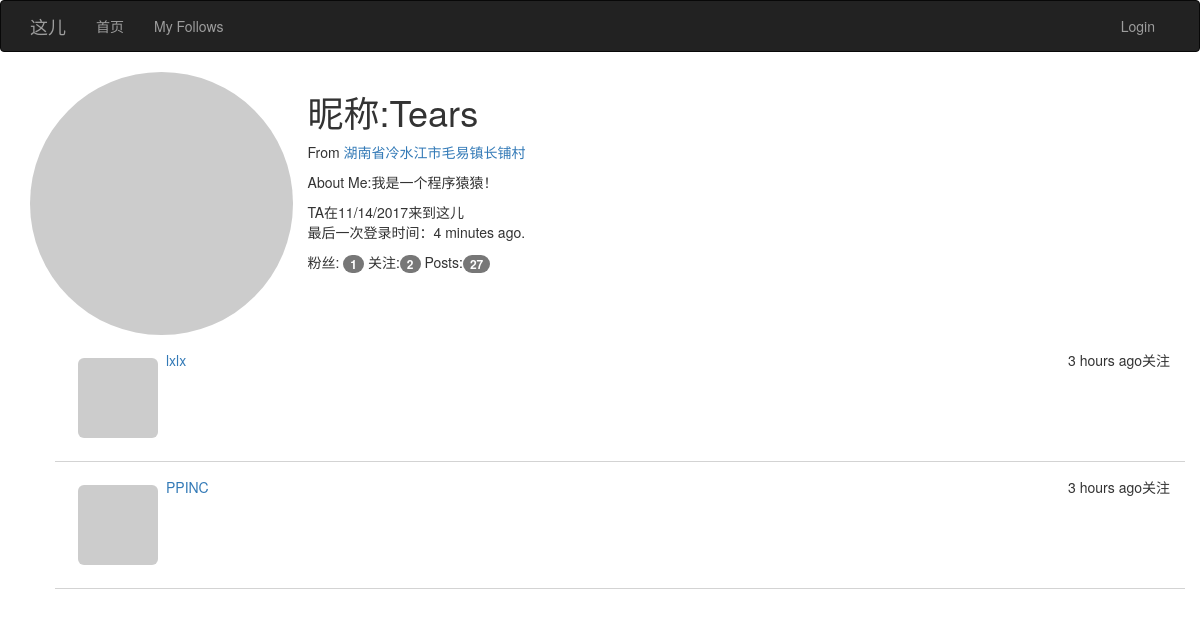
The page /followed/1 on the database its author committed.
### app/models.py (models this page shows, shortened)
class User(UserMixin, db.Model):
    __tablename__ = 'users'
    id = db.Column(db.Integer, primary_key=True)
    email = db.Column(db.String(64), unique=True, index=True)
    username = db.Column(db.String(64), unique=True, index=True)
    password_hash = db.Column(db.String(128))
    confirmed = db.Column(db.Boolean, default=False)
    role_id = db.Column(db.Integer, db.ForeignKey('roles.id'))
    posts = db.relationship('Post', backref='author', lazy='dynamic')
    location = db.Column(db.String(64))
    about_me = db.Column(db.Text())
    member_since = db.Column(db.DateTime(), default=datetime.utcnow)
    last_seen = db.Column(db.DateTime(), default=datetime.utcnow)
    avatar = db.Column(db.String(128))
    followed = db.relationship('Follow', foreign_keys=[Follow.follower_id],
                               backref=db.backref('follower', lazy='joined'),
                               lazy='dynamic', cascade='all, delete-orphan')
    followers = db.relationship('Follow', foreign_keys=[Follow.followed_id],
                                backref=db.backref('followed', lazy='joined'),
                                lazy='dynamic', cascade='all, delete-orphan')
    def getAvatar(self, size=100, default='identicon', rating='g'):
        if request.is_secure:
            url = "https://secure.gravatar.com/avatar"
        else:
            url = 'http://www.gravatar.com/avatar'
        hash = self.avatar or self.cemail
        return '{url}/{hash}?s={size}&d={default}&r={rating}'.format(
            url=url, hash=hash, default=default, rating=rating, size=size)
    @property
    def cemail(self):
        """
        返回同email
        @return:
        @rtype:
        """
        return self.email
    @property
    def password(self):
        raise AttributeError('password is not readable attribute')

class Follow(db.Model):
    __tablename__ = 'follow'
    follower_id = db.Column(db.Integer, db.ForeignKey('users.id'), primary_key=True)
    followed_id = db.Column(db.Integer, db.ForeignKey('users.id'), primary_key=True)
    timestamp = db.Column(db.DateTime, default=datetime.utcnow)

### app/main/views.py (the view)
@main.route('/followed/<int:id>')
def followed(id):
    user = User.query.get_or_404(id)
    page = request.args.get('page', 1, type=int)
    pagination = user.followed.order_by(Follow.timestamp.desc()) \
        .paginate(page, per_page=current_app.config['POSTS_PER_PAGE'], error_out=False)
    follows = [{'user': item.followed, 'timestamp': item.timestamp} for item in pagination.items]  # 蜜汁写法
    return render_template('user/followers.html', user=user, title="关注", endpoint='.followers', pagination=pagination,
                           follows=follows)

### app/main/__init__.py (called while the page is built)
@main.app_context_processor
def inject_permissions():
    return dict(Permission=Permission)

### app/models.py (called while the page is built)
    def can(self, permissions):
        return False

    def is_administrator(self):
        return False

### app/templates/user/followers.html (shortened to what this page needs)
{% extends "bootstrap_base.html" %}
{% import 'message.html' as msg %}
{% block content %}
<div class="container">
    {% include('user/_user_info.html') %}
    {% include('user/_users.html') %}
</div>
{% endblock %}

### app/templates/user/_user_info.html (shortened to what this page needs)
<div class="row">
    <img src="{{user.getAvatar(size=256)}}" class="col-md-3 img-circle profile-thumbnail"/>
    <h1>昵称:{{ user.username}}</h1>
    <p>
        {%if user.location %}From <a href="http://maps.google.com/?q={{user.location }}"
                                     target="_blank">{{user.location}}</a> {%endif%}
    {% if user.about_me %}
    <p>About Me:{{user.about_me}}</p>
    {% endif %}
    <p>TA在{{moment(user.member_since).format('L')}}来到这儿<br/>最后一次登录时间：{{moment(user.last_seen).fromNow()
        }}. </p>
    <p class="followers_info">
        粉丝:<a href="{{url_for('.followers',id=user.id)}}"> <span
            class="badge">{{user.followers.count()-1}} </span></a>
        关注:<a href="{{url_for('.followed',id=user.id)}}"><span class="badge">
        {{user.followed.count()-1}}</span></a>
        Posts:<a href="{{url_for('.user',id=user.id)}}"><span class="badge">{{total or user.posts.count()}}</span></a>
    </p>
</div>

### app/templates/user/_users.html (shortened to what this page needs)
<ul class="follows">
    {% for follow in follows if follow.user != user %}
    <li class="row">
        <div class="post-thumbnail">
            <a href="{{url_for('.user',id=follow.user.id)}}">
                <img src="{{ follow.user.getAvatar(size=40) }}"
                     class="img-rounded profile-thumbnail"/></a>
        </div>
        <div class="post-date">{{ moment(follow.timestamp).fromNow()}}关注</div>
        <div class="post-author"><a href="{{url_for('.user',id=follow.user.id)}}">
            {{ follow.user.username}}</a></div>
    </li>
    {% endfor %}
</ul>

### app/static/style.css (style rules this page uses)
* { -webkit-font-smoothing: antialiased; }
ul.posts li , ul.follows li, ul.comments li { list-style-type:none; padding:15px; border-bottom:1px lightgray solid; }
ul> li> .post-date { float:right; }
ul> li >.post-thumbnail { float:left; padding:8px }

### rows shown on the page
User: username "Tears", location "湖南省冷水江市毛易镇长铺村", about_me "我是一个程序猿猿！", member_since "11/14/2017", last_seen "4 minutes ago"
Follow: timestamp "3 hours ago"
User: user.username "lxlx"
Follow: timestamp "3 hours ago"
User: user.username "PPINC"

### other values the page prints
{{ user.followers.count()-1 }} "1"
{{ user.followed.count()-1 }} "2"
{{ total or user.posts.count() }} "27"
